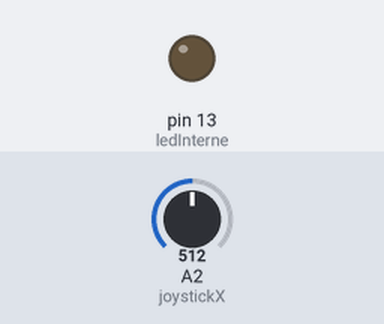
Bench run of a sketch on a simulated Arduino Uno, built with avr-gcc and run on an emulated ATmega328P. Shown: output pins drawn as LEDs (lit = HIGH). Inputs (shaded band) come from the test bench; at power-on: A2 (joystickX) = 512.

Above: at 1.2 s.
1.3 s: A2 (joystickX) set to 1011
2.8 s: A2 (joystickX) set to 1023
At 3.1 s:
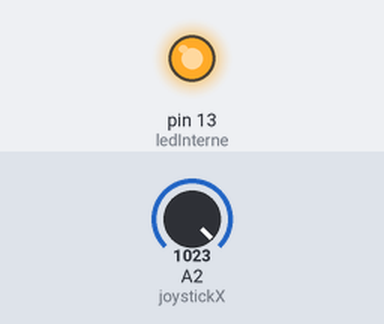
4.3 s: A2 (joystickX) set to 900
At 5.5 s:
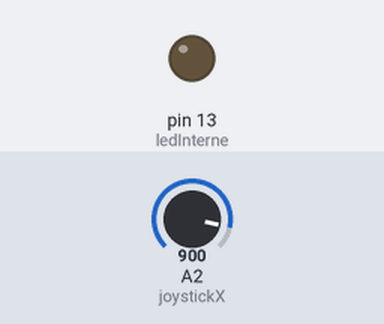
Timing chart, 0 to 7.3 s (numbered marks = the images above; inputs shaded):
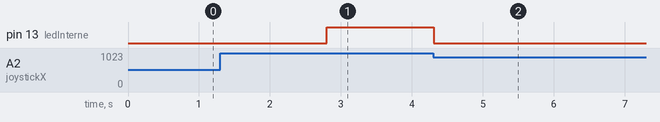

The sketch:

0.B.1.ino
```cpp
/* Programme du robot M.A.R.K
 *
 *  GE-A promo 2027
 *
 *  Baptiste POIDVIN
 *  Pierre BOURIAUD
 *  Alexandre GUILBAUD
 *  Yann DONNARD
 *
 *  Version 0.B.1 du 23/10/2024
 */

/* Initialisation des variables */

int joystickX = A2; // Axe X du joystick sur le pin A2
int joystickY = A3; // Axe Y du joystick sur le pin A3
int ledInterne = 13;

bool boutonDemarrage(void){         // Variable du bouton de démarrage converti avec le joystick
  if(analogRead(joystickX) == 1023){ // Mise à 1 lorsque l'axe X est à 1203 cf. fiche de tests
    return(true);
  }
  else {                            // Sinon bouton à 0
    return(false);
    }
  }

void setup(void) {
  // Initialisation des pins (entrées / sorties)

  pinMode(ledInterne, OUTPUT);
  pinMode(joystickX, INPUT);
  pinMode(joystickY, INPUT);
  Serial.begin(9600);


}

void loop(void) {
  if(boutonDemarrage()){
    digitalWrite(ledInterne, HIGH);
  }
  else {
    digitalWrite(ledInterne, LOW);
  }
  delay(100);
}
```

Measured:
- the behaviour switches between 1022 and 1023 on A2 (joystickX) (found by bisection; images 0 and 1)
- after the input at 1.3 s, every drawn part: stays the same
- after the input at 2.8 s, pin 13 (ledInterne): LOW → HIGH at once
- after the input at 4.3 s, pin 13 (ledInterne): HIGH → LOW at once
